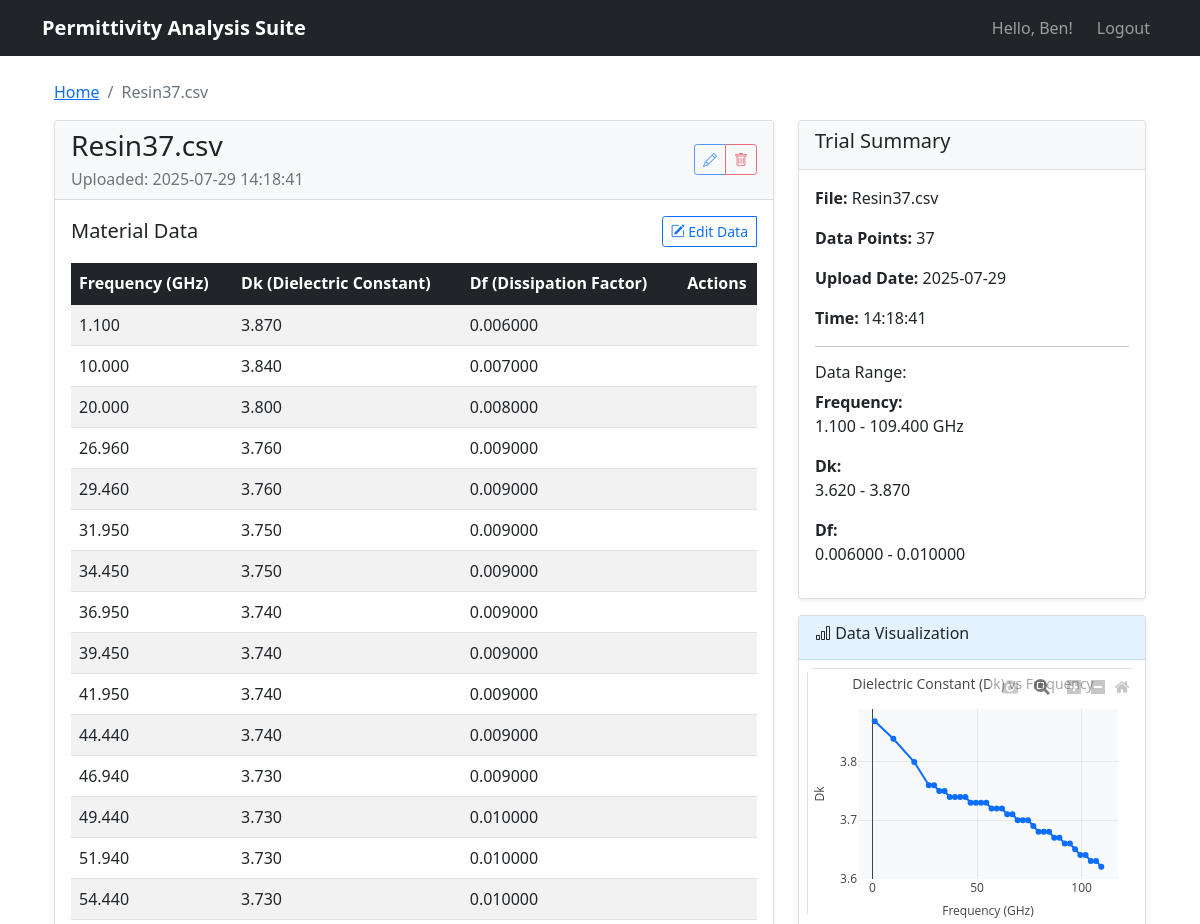
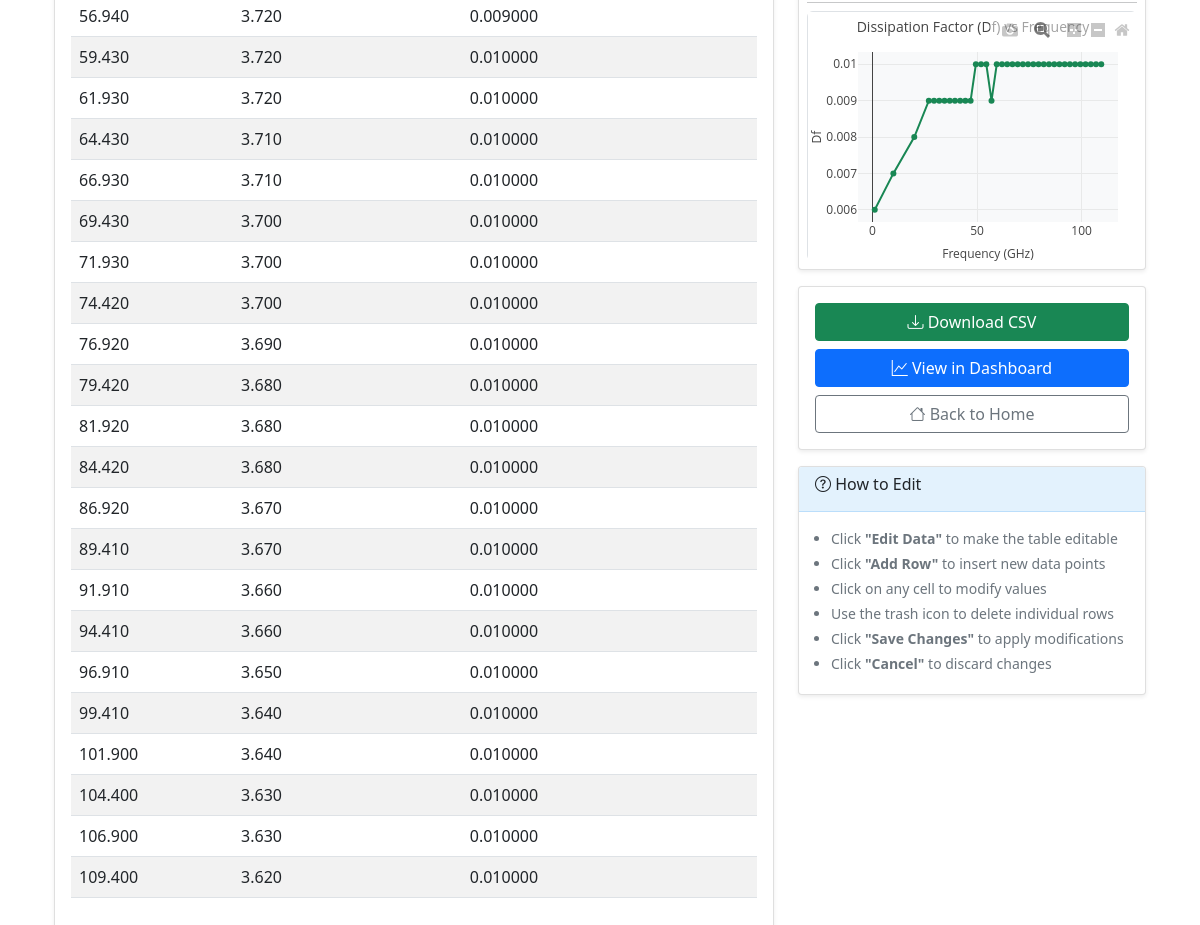
/trial/2 (signed in), run on the app's committed database (2 pictures, top to bottom).
### app/auth/models.py (models this page shows, shortened)
class User(UserMixin, db.Model):
    id = db.Column(db.Integer, primary_key=True)
    username = db.Column(db.String(80), unique=True, nullable=False, index=True)
    email = db.Column(db.String(120), unique=True, nullable=False, index=True)
    password_hash = db.Column(db.String(128))
    trials = db.relationship('Trial', backref='user', lazy='dynamic')

class Trial(db.Model):
    id = db.Column(db.Integer, primary_key=True)
    filename = db.Column(db.String(255), nullable=False)
    upload_timestamp = db.Column(db.DateTime, default=datetime.utcnow, nullable=False)
    user_id = db.Column(db.Integer, db.ForeignKey('user.id'), nullable=False)
    data_fingerprint = db.Column(db.String(64), nullable=True, index=True)  # SHA256 hash of data content
    material_data = db.relationship('MaterialData', backref='trial', lazy='dynamic', cascade='all, delete-orphan')
    fitted_models = db.relationship('FittedModel', backref='trial', lazy='dynamic', cascade='all, delete-orphan')

class MaterialData(db.Model):
    id = db.Column(db.Integer, primary_key=True)
    frequency_ghz = db.Column(db.Float, nullable=False)
    dk = db.Column(db.Float, nullable=False)  # Dielectric constant
    df = db.Column(db.Float, nullable=False)  # Dissipation factor
    trial_id = db.Column(db.Integer, db.ForeignKey('trial.id'), nullable=False)

### app/main/routes.py (the view)
@bp.route('/trial/<int:trial_id>')
@login_required
def view_trial(trial_id):
    trial = Trial.query.filter_by(id=trial_id, user_id=current_user.id).first_or_404()
    material_data = trial.material_data.all()
    return render_template('view_trial.html', title=f'Trial: {trial.filename}',
                         trial=trial, material_data=material_data)

### app/templates/view_trial.html (shortened to what this page needs)
{% extends "base.html" %}
{% block content %}
<div class="container mt-4">
    <div class="row">
        <div class="col-12">
            <nav aria-label="breadcrumb">
                <ol class="breadcrumb">
                    <li class="breadcrumb-item"><a href="{{ url_for('main.index') }}">Home</a></li>
                    <li class="breadcrumb-item active" aria-current="page">{{ trial.filename }}</li>
                </ol>
            </nav>
        </div>
    </div>
    <div class="row">
        <div class="col-lg-8">
            <div class="card">
                <div class="card-header d-flex justify-content-between align-items-center">
                    <div>
                        <h3 class="card-title mb-1" data-trial-name="{{ trial.filename }}">{{ trial.filename }}</h3>
                        <p class="text-muted mb-0">Uploaded: {{ trial.upload_timestamp.strftime('%Y-%m-%d %H:%M:%S') }}</p>
                    </div>
                    <div class="btn-group">
                        <button type="button" class="btn btn-outline-primary btn-sm" id="edit-trial-btn" title="Edit trial name">
                            <i class="bi bi-pencil"></i>
                        </button>
                        <button type="button" class="btn btn-outline-danger btn-sm" id="delete-trial-btn" title="Delete trial">
                            <i class="bi bi-trash"></i>
                        </button>
                    </div>
                </div>
                <div class="card-body">
                    <div class="d-flex justify-content-between align-items-center mb-3">
                        <h5 class="mb-0">Material Data</h5>
                        <div class="btn-group" role="group">
                            <button type="button" class="btn btn-outline-primary btn-sm" id="edit-mode-btn">
                                <i class="bi bi-pencil-square"></i> Edit Data
                            </button>
                        </div>
                    </div>
                    <div class="table-responsive">
                        <table class="table table-striped table-hover" id="material-data-table">
                            <thead class="table-dark">
                                <tr>
                                    <th>Frequency (GHz)</th>
                                    <th>Dk (Dielectric Constant)</th>
                                    <th>Df (Dissipation Factor)</th>
                                    <th width="80">Actions</th>
                                </tr>
                            </thead>
                            <tbody>
                                {% for data in material_data %}
                                <tr data-data-id="{{ data.id }}">
                                    <td>{{ "%.3f"|format(data.frequency_ghz) }}</td>
                                    <td>{{ "%.3f"|format(data.dk) }}</td>
                                    <td>{{ "%.6f"|format(data.df) }}</td>
                                    <td></td>
                                </tr>
                                {% endfor %}
                            </tbody>
                        </table>
                    </div>
                </div>
            </div>
        </div>
        <div class="col-lg-4">
            <div class="card">
                <div class="card-header">
                    <h5>Trial Summary</h5>
                </div>
                <div class="card-body">
                    <p><strong>File:</strong> <span data-trial-name="{{ trial.filename }}">{{ trial.filename }}</span></p>
                    <p><strong>Data Points:</strong> <span data-stat="data-points">{{ material_data|length }}</span></p>
                    <p><strong>Upload Date:</strong> {{ trial.upload_timestamp.strftime('%Y-%m-%d') }}</p>
                    <p><strong>Time:</strong> {{ trial.upload_timestamp.strftime('%H:%M:%S') }}</p>
                    {% if material_data %}
                    <hr>
                    <h6>Data Range:</h6>
                    <p><strong>Frequency:</strong><br>
                       <span data-stat="freq-range">{{ "%.3f"|format(material_data|map(attribute='frequency_ghz')|min) }} -
                       {{ "%.3f"|format(material_data|map(attribute='frequency_ghz')|max) }} GHz</span></p>
                    <p><strong>Dk:</strong><br>
                       <span data-stat="dk-range">{{ "%.3f"|format(material_data|map(attribute='dk')|min) }} -
                       {{ "%.3f"|format(material_data|map(attribute='dk')|max) }}</span></p>
                    <p><strong>Df:</strong><br>
                       <span data-stat="df-range">{{ "%.6f"|format(material_data|map(attribute='df')|min) }} -
                       {{ "%.6f"|format(material_data|map(attribute='df')|max) }}</span></p>
                    {% endif %}
                </div>
            </div>
            {% if material_data %}
            <div class="card mt-3">
                <div class="card-header">
                    <h6><i class="bi bi-bar-chart"></i> Data Visualization</h6>
                </div>
                <div class="card-body p-2">
                    <div id="dk-chart" style="height: 250px;"></div>
                    <hr class="my-2">
                    <div id="df-chart" style="height: 250px;"></div>
                </div>
            </div>
            {% endif %}
            <div class="card mt-3">
                <div class="card-body">
                    <div class="d-grid gap-2">
                        <a href="{{ url_for('main.download_trial_csv', trial_id=trial.id) }}" class="btn btn-success">
                            <i class="bi bi-download"></i> Download CSV
                        </a>
                        <a href="{{ url_for('main.dashboard') }}" class="btn btn-primary">
                            <i class="bi bi-graph-up"></i> View in Dashboard
                        </a>
                        <a href="{{ url_for('main.index') }}" class="btn btn-outline-secondary">
                            <i class="bi bi-house"></i> Back to Home
                        </a>
                    </div>
                </div>
            </div>
            <div class="card mt-3">
                <div class="card-header">
                    <h6><i class="bi bi-question-circle"></i> How to Edit</h6>
                </div>
                <div class="card-body">
                    <small class="text-muted">
                        <ul class="mb-0">
                            <li>Click <strong>"Edit Data"</strong> to make the table editable</li>
                            <li>Click <strong>"Add Row"</strong> to insert new data points</li>
                            <li>Click on any cell to modify values</li>
                            <li>Use the trash icon to delete individual rows</li>
                            <li>Click <strong>"Save Changes"</strong> to apply modifications</li>
                            <li>Click <strong>"Cancel"</strong> to discard changes</li>
                        </ul>
                    </small>
                </div>
            </div>
        </div>
    </div>
</div>
{% endblock %}

### app/templates/base.html (shortened to what this page needs)
<!DOCTYPE html>
<html lang="en">
<head>
    <link href="https://cdn.jsdelivr.net/npm/bootstrap@5.1.3/dist/css/bootstrap.min.css" rel="stylesheet">
    <link href="https://cdn.jsdelivr.net/npm/bootstrap-icons@1.10.0/font/bootstrap-icons.css" rel="stylesheet">
    <link href="{{ url_for('static', filename='css/main.css') }}" rel="stylesheet">
</head>
<body>
    <nav class="navbar navbar-expand-lg navbar-dark bg-dark">
        <div class="container">
            <a class="navbar-brand" href="{{ url_for('main.index') }}">Permittivity Analysis Suite</a>
            <div class="navbar-nav ms-auto">
                {% if current_user.is_anonymous %}
                    <a class="nav-link" href="{{ url_for('auth.login') }}">Login</a>
                    <a class="nav-link" href="{{ url_for('auth.register') }}">Register</a>
                {% else %}
                    <span class="navbar-text me-3">Hello, {{ current_user.username }}!</span>
                    <a class="nav-link" href="{{ url_for('auth.logout') }}">Logout</a>
                {% endif %}
            </div>
        </div>
    </nav>
    <div class="container mt-4">
        {% block content %}{% endblock %}
    </div>
</body>
</html>

### app/static/css/main.css (style rules this page uses)
.card { box-shadow: 0 0.125rem 0.25rem rgba(0, 0, 0, 0.075); border: 1px solid rgba(0, 0, 0, 0.125); }
.card-header { background-color: #f8f9fa; border-bottom: 1px solid rgba(0, 0, 0, 0.125); }
.btn { transition: all 0.2s ease; }
.navbar-brand { font-weight: 600; font-size: 1.25rem; }
.fade-in { animation: fadeIn 0.3s ease-out; }
.table th:last-child, .table td:last-child { text-align: center; vertical-align: middle; }
.btn-group .btn { position: relative; }
.card-header .btn-group { opacity: 0.7; transition: opacity 0.2s ease; }
.card.mt-3 .card-header { background-color: #e3f2fd; border-bottom: 1px solid #bbdefb; }
.card.mt-3 .card-body ul { padding-left: 1rem; }
.card.mt-3 .card-body li { margin-bottom: 0.25rem; }
.btn-group .btn:first-child { border-top-right-radius: 0; border-bottom-right-radius: 0; }
.btn-group .btn:last-child { border-top-left-radius: 0; border-bottom-left-radius: 0; }
#dk-chart, #df-chart { border-radius: 0.375rem; background-color: #ffffff; border: 1px solid #dee2e6; }
.card .card-body.p-2 { padding: 0.5rem !important; }

### data on the page
User: username "Ben"
Trial: filename "Resin37.csv", upload_timestamp "2025-07-29 14:18:41", upload_timestamp "2025-07-29", upload_timestamp "14:18:41"
MaterialData: frequency_ghz "1.100", dk "3.870", df "0.006000"
MaterialData: frequency_ghz "10.000", dk "3.840", df "0.007000"
MaterialData: frequency_ghz "20.000", dk "3.800", df "0.008000"
MaterialData: frequency_ghz "26.960", dk "3.760", df "0.009000"
MaterialData: frequency_ghz "29.460", dk "3.760", df "0.009000"
MaterialData: frequency_ghz "31.950", dk "3.750", df "0.009000"
MaterialData: frequency_ghz "34.450", dk "3.750", df "0.009000"
MaterialData: frequency_ghz "36.950", dk "3.740", df "0.009000"
MaterialData: frequency_ghz "39.450", dk "3.740", df "0.009000"
MaterialData: frequency_ghz "41.950", dk "3.740", df "0.009000"
MaterialData: frequency_ghz "44.440", dk "3.740", df "0.009000"
MaterialData: frequency_ghz "46.940", dk "3.730", df "0.009000"
MaterialData: frequency_ghz "49.440", dk "3.730", df "0.010000"
MaterialData: frequency_ghz "51.940", dk "3.730", df "0.010000"
MaterialData: frequency_ghz "54.440", dk "3.730", df "0.010000"
MaterialData: frequency_ghz "56.940", dk "3.720", df "0.009000"
MaterialData: frequency_ghz "59.430", dk "3.720", df "0.010000"
MaterialData: frequency_ghz "61.930", dk "3.720", df "0.010000"
MaterialData: frequency_ghz "64.430", dk "3.710", df "0.010000"
MaterialData: frequency_ghz "66.930", dk "3.710", df "0.010000"
MaterialData: frequency_ghz "69.430", dk "3.700", df "0.010000"
MaterialData: frequency_ghz "71.930", dk "3.700", df "0.010000"
MaterialData: frequency_ghz "74.420", dk "3.700", df "0.010000"
MaterialData: frequency_ghz "76.920", dk "3.690", df "0.010000"
MaterialData: frequency_ghz "79.420", dk "3.680", df "0.010000"
MaterialData: frequency_ghz "81.920", dk "3.680", df "0.010000"
MaterialData: frequency_ghz "84.420", dk "3.680", df "0.010000"
MaterialData: frequency_ghz "86.920", dk "3.670", df "0.010000"
MaterialData: frequency_ghz "89.410", dk "3.670", df "0.010000"
MaterialData: frequency_ghz "91.910", dk "3.660", df "0.010000"
MaterialData: frequency_ghz "94.410", dk "3.660", df "0.010000"
MaterialData: frequency_ghz "96.910", dk "3.650", df "0.010000"
MaterialData: frequency_ghz "99.410", dk "3.640", df "0.010000"
MaterialData: frequency_ghz "101.900", dk "3.640", df "0.010000"
MaterialData: frequency_ghz "104.400", dk "3.630", df "0.010000"
MaterialData: frequency_ghz "106.900", dk "3.630", df "0.010000"
MaterialData: frequency_ghz "109.400", dk "3.620", df "0.010000"

### other printed values
{{ material_data|length }} "37"
{{ "%.3f"|format(material_data|map(attribute='frequency_ghz')|min) }} "1.100"
{{ "%.3f"|format(material_data|map(attribute='frequency_ghz')|max) }} "109.400"
{{ "%.3f"|format(material_data|map(attribute='dk')|min) }} "3.620"
{{ "%.3f"|format(material_data|map(attribute='dk')|max) }} "3.870"
{{ "%.6f"|format(material_data|map(attribute='df')|min) }} "0.006000"
{{ "%.6f"|format(material_data|map(attribute='df')|max) }} "0.010000"
